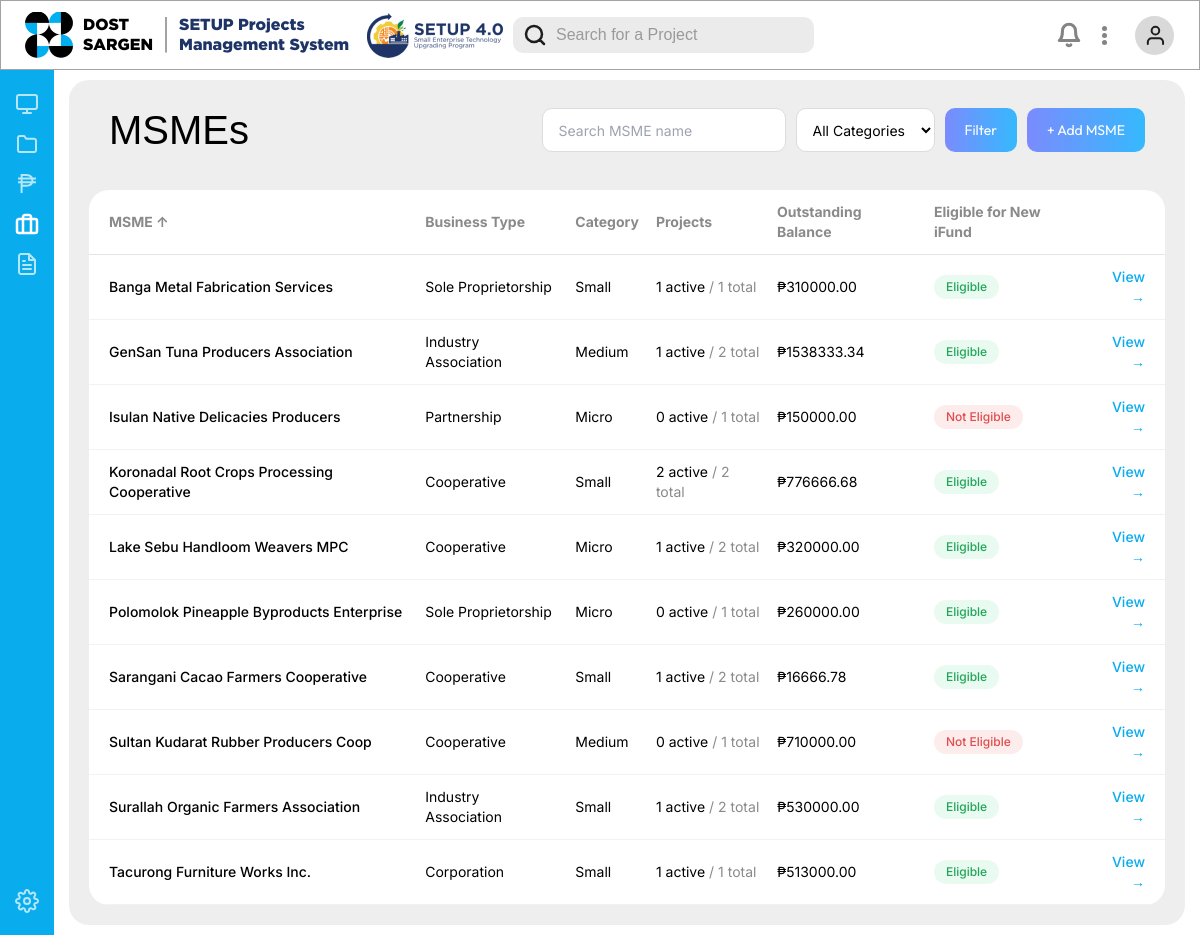
/msmes/, run on an earlier commit of the app's database.
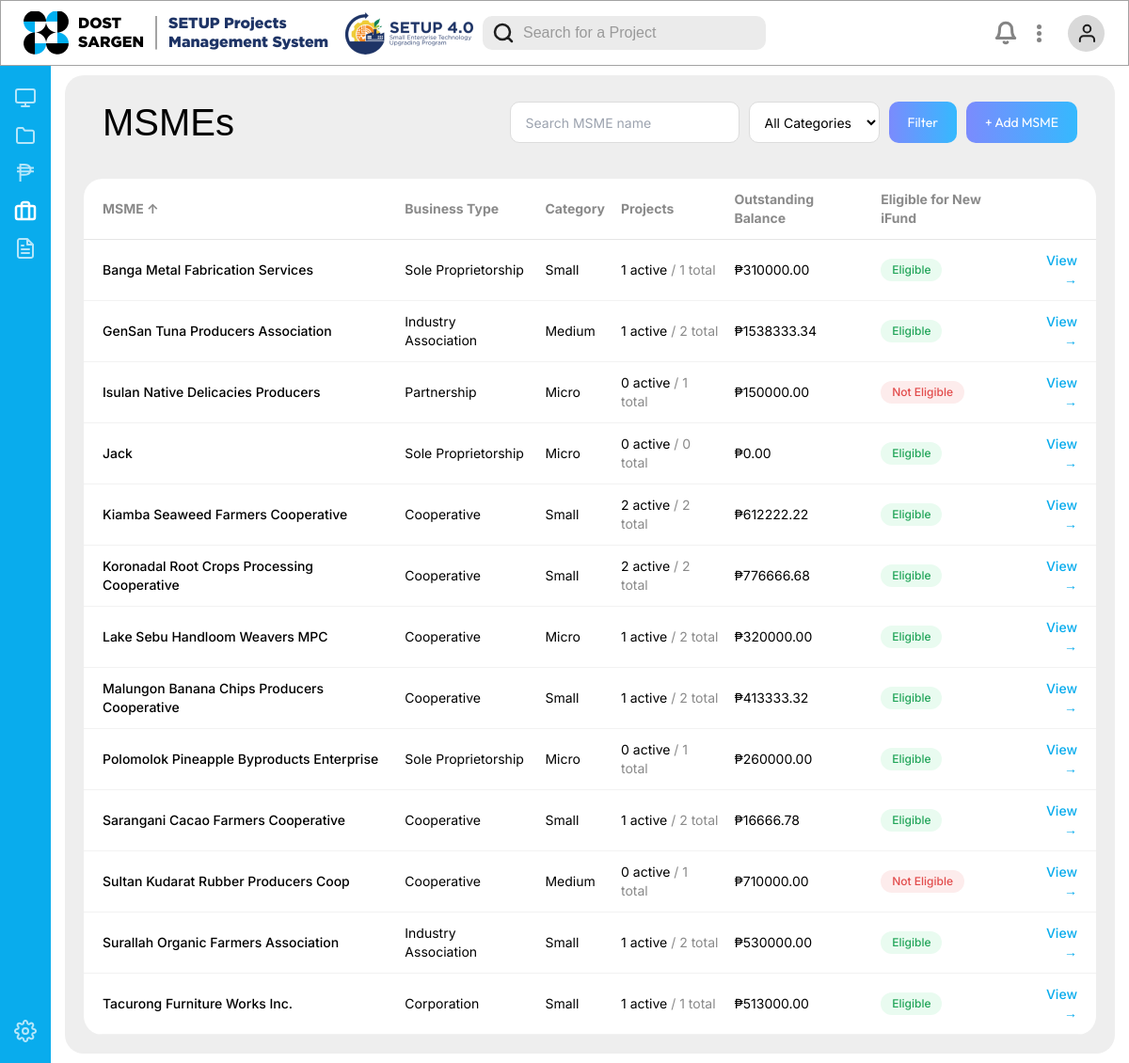
And on a later commit of the database.
### monitoring/models.py (models this page shows, shortened)
class Cooperator(models.Model):
    BUSINESS_TYPE_CHOICES = [
        ('sole_proprietorship', 'Sole Proprietorship'),
        ('partnership', 'Partnership'),
        ('corporation', 'Corporation'),
        ('cooperative', 'Cooperative'),
        ('industry_association', 'Industry Association'),
        ('lgu', 'Local Government Unit'),
        ('suc', 'State University/College'),
        ('other', 'Other'),
    ]
    ENTERPRISE_CATEGORY_CHOICES = [
        ('micro', 'Micro'),
        ('small', 'Small'),
        ('medium', 'Medium'),
    ]
    DEVELOPMENT_STAGE_CHOICES = [
        ('developing', 'Developing Enterprise'),
        ('growing', 'Growing Enterprise'),
        ('expanding', 'Expanding and Innovating Enterprise'),
    ]
    name = models.CharField(max_length=255)
    business_type = models.CharField(max_length=30, choices=BUSINESS_TYPE_CHOICES)
    enterprise_category = models.CharField(max_length=10, choices=ENTERPRISE_CATEGORY_CHOICES, blank=True)
    development_stage = models.CharField(max_length=15, choices=DEVELOPMENT_STAGE_CHOICES, blank=True)
    priority_sector = models.CharField(max_length=100, blank=True)
    address = models.CharField(max_length=255, blank=True)
    contact_person = models.CharField(max_length=255, blank=True)
    contact_number = models.CharField(max_length=50, blank=True)
    email = models.EmailField(blank=True)
    dti_sec_cda_registration_no = models.CharField(
        "DTI/SEC/CDA Registration No.", max_length=100, blank=True
    )
    filipino_ownership_percent = models.DecimalField(
        max_digits=5, decimal_places=2, default=Decimal("100.00"),
        help_text="Must be at least 60% per eligibility requirements."
    )
    has_outstanding_accountabilities = models.BooleanField(default=False)
    is_export_firm = models.BooleanField(
        "Export Firm", default=False,
        help_text="Whether this MSME is engaged in exporting.",
    )
    created_at = models.DateTimeField(auto_now_add=True)
    updated_at = models.DateTimeField(auto_now=True)
    class Meta:
        verbose_name = "MSME"
        verbose_name_plural = "MSMEs"
    @property
    def is_eligible_for_new_ifund(self):
        return (
            not self.has_outstanding_accountabilities
            and self.filipino_ownership_percent >= Decimal("60.00")
        )
    @property
    def active_projects(self):
        return self.projects.filter(
            status__in=[Project.Status.PHASE_1, Project.Status.PHASE_2]
        )
    @property
    def total_outstanding_balance(self):
        return sum((p.remaining_balance for p in self.projects.all()), Decimal("0"))

### monitoring/views.py (the view)
# urls.py: path('msmes/', views.msme_list, name='msme_list'),
def msme_list(request):
    msmes = Cooperator.objects.all()
    query = request.GET.get('q', '').strip()
    if query:
        msmes = msmes.filter(name__icontains=query)
    category_filter = request.GET.get('category', '')
    if category_filter:
        msmes = msmes.filter(enterprise_category=category_filter)
    msmes = msmes.order_by('name').prefetch_related('projects')
    rows = [
        {
            "msme": m,
            "total_projects": m.projects.count(),
            "active_projects": m.active_projects.count(),
            "outstanding_balance": m.total_outstanding_balance,
        }
        for m in msmes
    ]
    MSME_SORT_KEYS = {
        "name": lambda r: r["msme"].name.lower(),
        "business_type": lambda r: r["msme"].get_business_type_display().lower(),
        "category": lambda r: (r["msme"].get_enterprise_category_display() or "").lower(),
        "projects": lambda r: r["total_projects"],
        "balance": lambda r: r["outstanding_balance"],
    }
    sort = request.GET.get('sort', 'name')
    sort_field = sort[1:] if sort.startswith('-') else sort
    sort_reverse = sort.startswith('-')
    sort_key = MSME_SORT_KEYS.get(sort_field, MSME_SORT_KEYS['name'])
    rows = sorted(rows, key=sort_key, reverse=sort_reverse)
    context = {
        "active_page": "msmes",
        "rows": rows,
        "query": query,
        "category_filter": category_filter,
        "category_choices": Cooperator.ENTERPRISE_CATEGORY_CHOICES,
        "sort": sort,
    }
    return render(request, "monitoring/msme_list.html", context)

### monitoring/models.py (called while the page is built)
    @property
    def total_refunded(self):
        return self.refund_payments.aggregate(
            total=models.Sum('amount_paid')
        )['total'] or Decimal("0")

    @property
    def remaining_balance(self):
        return self.total_ifund_amount - self.total_refunded

### monitoring/templates/monitoring/msme_list.html (shortened to what the changed rows need)
{% extends "monitoring/base.html" %}
{% load static %}
{% block content %}
<div class="flex min-h-full flex-col gap-2.5 rounded-[20px] bg-[#eeeeee]">
    <div class="flex flex-wrap items-center gap-x-2.5 gap-y-4 p-[20px]">
        <h1 class="shrink-0 pl-5 text-left font-['Arial-Regular',_sans-serif] text-[40px] text-black">
            MSMEs
        </h1>
    </div>
    <div id="msmes-table-container" class="rounded-[20px] bg-white mx-5 mb-5 overflow-x-auto">
        <table class="w-full text-left font-['Inter',_sans-serif] text-sm">
            <thead>
                <tr class="border-b border-[#e5e5e5] text-[#8a8a8a]">
                    <th class="py-3 pl-5 pr-4">
                        <a href="?q={{ query }}&category={{ category_filter }}&sort={% if sort == 'name' %}-name{% else %}name{% endif %}"
                            hx-get="{% url 'msme_list' %}?q={{ query }}&category={{ category_filter }}&sort={% if sort == 'name' %}-name{% else %}name{% endif %}"
                            hx-target="#msmes-table-container" hx-select="#msmes-table-container" hx-swap="outerHTML" hx-push-url="true"
                            class="hover:text-black transition-colors duration-150">
                            MSME {% if sort == 'name' %}↑{% elif sort == '-name' %}↓{% endif %}
                        </a>
                    </th>
                    <th class="py-3 pr-4">
                        <a href="?q={{ query }}&category={{ category_filter }}&sort={% if sort == 'business_type' %}-business_type{% else %}business_type{% endif %}"
                            hx-get="{% url 'msme_list' %}?q={{ query }}&category={{ category_filter }}&sort={% if sort == 'business_type' %}-business_type{% else %}business_type{% endif %}"
                            hx-target="#msmes-table-container" hx-select="#msmes-table-container" hx-swap="outerHTML" hx-push-url="true"
                            class="hover:text-black transition-colors duration-150">
                            Business Type {% if sort == 'business_type' %}↑{% elif sort == '-business_type' %}↓{% endif %}
                        </a>
                    </th>
                    <th class="py-3 pr-4">
                        <a href="?q={{ query }}&category={{ category_filter }}&sort={% if sort == 'category' %}-category{% else %}category{% endif %}"
                            hx-get="{% url 'msme_list' %}?q={{ query }}&category={{ category_filter }}&sort={% if sort == 'category' %}-category{% else %}category{% endif %}"
                            hx-target="#msmes-table-container" hx-select="#msmes-table-container" hx-swap="outerHTML" hx-push-url="true"
                            class="hover:text-black transition-colors duration-150">
                            Category {% if sort == 'category' %}↑{% elif sort == '-category' %}↓{% endif %}
                        </a>
                    </th>
                    <th class="py-3 pr-4">
                        <a href="?q={{ query }}&category={{ category_filter }}&sort={% if sort == 'projects' %}-projects{% else %}projects{% endif %}"
                            hx-get="{% url 'msme_list' %}?q={{ query }}&category={{ category_filter }}&sort={% if sort == 'projects' %}-projects{% else %}projects{% endif %}"
                            hx-target="#msmes-table-container" hx-select="#msmes-table-container" hx-swap="outerHTML" hx-push-url="true"
                            class="hover:text-black transition-colors duration-150">
                            Projects {% if sort == 'projects' %}↑{% elif sort == '-projects' %}↓{% endif %}
                        </a>
                    </th>
                    <th class="py-3 pr-4">
                        <a href="?q={{ query }}&category={{ category_filter }}&sort={% if sort == 'balance' %}-balance{% else %}balance{% endif %}"
                            hx-get="{% url 'msme_list' %}?q={{ query }}&category={{ category_filter }}&sort={% if sort == 'balance' %}-balance{% else %}balance{% endif %}"
                            hx-target="#msmes-table-container" hx-select="#msmes-table-container" hx-swap="outerHTML" hx-push-url="true"
                            class="hover:text-black transition-colors duration-150">
                            Outstanding Balance {% if sort == 'balance' %}↑{% elif sort == '-balance' %}↓{% endif %}
                        </a>
                    </th>
                    <th class="py-3 pr-4">Eligible for New iFund</th>
                    <th class="py-3 pr-4"></th>
                </tr>
            </thead>
            <tbody>
                {% for row in rows %}
                <tr class="border-b border-[#f2f2f2] hover:bg-[#f8fafb]">
                    <td class="py-3 pl-5 pr-4 font-medium text-black">{{ row.msme.name }}</td>
                    <td class="py-3 pr-4">{{ row.msme.get_business_type_display }}</td>
                    <td class="py-3 pr-4">{{ row.msme.get_enterprise_category_display|default:"—" }}</td>
                    <td class="py-3 pr-4">
                        {{ row.active_projects }} active
                        <span class="text-[#8a8a8a]">/ {{ row.total_projects }} total</span>
                    </td>
                    <td class="py-3 pr-4">₱{{ row.outstanding_balance|floatformat:2 }}</td>
                    <td class="py-3 pr-4">
                        {% if row.msme.is_eligible_for_new_ifund %}
                        <span class="inline-block rounded-full bg-[#E9FBF0] px-3 py-1 text-xs font-medium text-[#22A559]">Eligible</span>
                        {% else %}
                        <span class="inline-block rounded-full bg-[#FDECEC] px-3 py-1 text-xs font-medium text-[#E24C4C]">Not Eligible</span>
                        {% endif %}
                    </td>
                    <td class="py-3 pr-5 text-right">
                        <a href="{% url 'msme_detail' row.msme.pk %}" class="text-[#09ACED] font-medium hover:underline transition-colors duration-150">
                            View →
                        </a>
                    </td>
                </tr>
                {% empty %}
                <tr>
                    <td colspan="7" class="py-6 pl-5 text-[#8a8a8a]">No MSMEs match your filters.</td>
                </tr>
                {% endfor %}
            </tbody>
        </table>
    </div>
</div>
{% endblock %}

What changed in the data, as far as the page shows it:
added Cooperator: msme.name "Jack", msme.business_type "Sole Proprietorship", msme.enterprise_category "Micro", active_projects "0", total_projects "0", outstanding_balance "0.00", has_outstanding_accountabilities "Eligible"
added Cooperator: msme.name "Kiamba Seaweed Farmers Cooperative", msme.business_type "Cooperative", msme.enterprise_category "Small", active_projects "2", total_projects "2", outstanding_balance "612222.22", has_outstanding_accountabilities "Eligible"
added Cooperator: msme.name "Malungon Banana Chips Producers Cooperative", msme.business_type "Cooperative", msme.enterprise_category "Small", active_projects "1", total_projects "2", outstanding_balance "413333.32", has_outstanding_accountabilities "Eligible"
